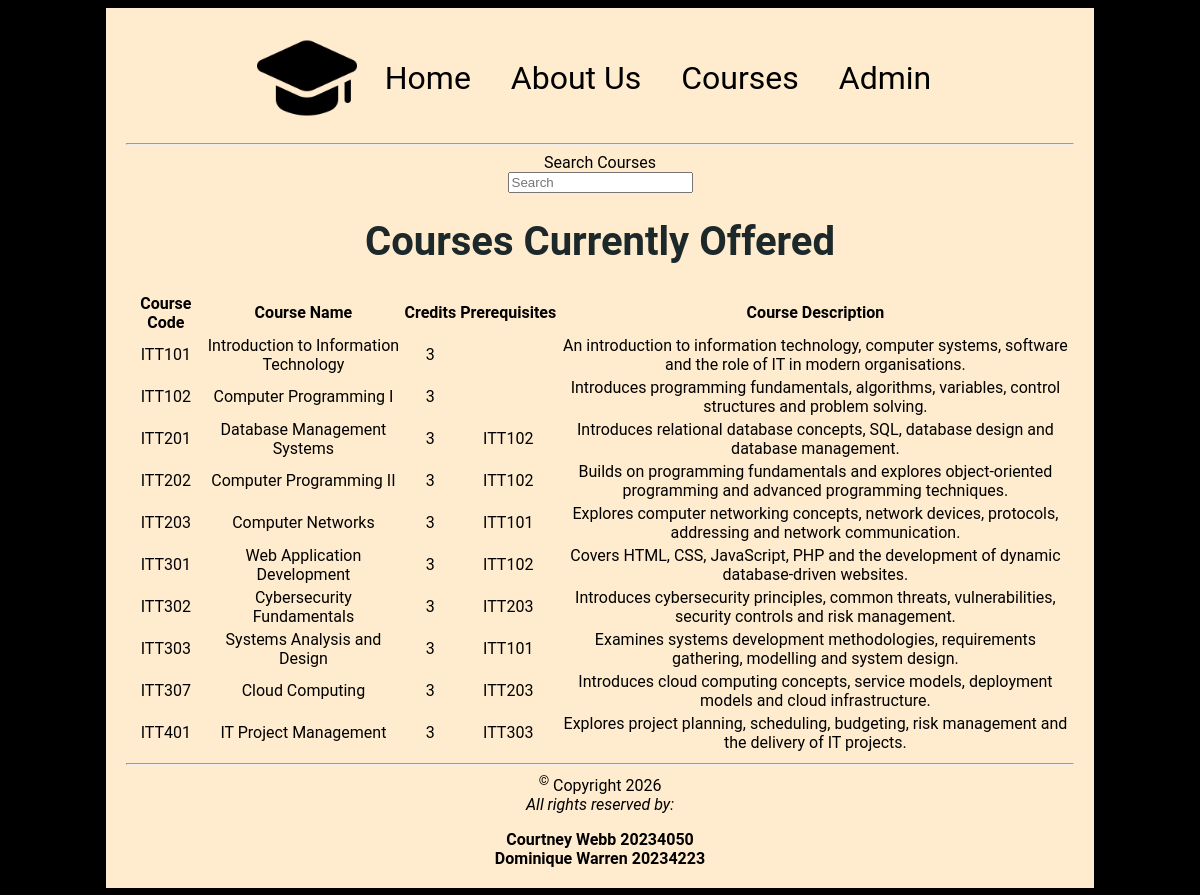
/courses.php, run on the app's committed database.
### tables this page shows
CREATE TABLE `courses` (
  `id` int NOT NULL AUTO_INCREMENT,
  `code` varchar(6) NOT NULL,
  `name` varchar(150) NOT NULL,
  `credits` int NOT NULL,
  `prerequisites` varchar(255) DEFAULT NULL,
  `description` text NOT NULL,
  PRIMARY KEY (`id`),
  UNIQUE KEY `code` (`code`)
);

### courses.php (the view, shortened to what this page needs)
<?php
include('includes\header.php');
    $database= new Database();
    $db = $database->getConnection();
    $sql= 'SELECT * FROM courses';
    $stmt = $db->prepare($sql);
    $stmt->execute();
    $courses = $stmt->fetchALL();
?>
<body>
    <div id="content">
    <?php include('includes\nav.php'); ?>
    <form>
    <label>Search Courses</label><br>
    <input type="text" name="search" placeholder="Search">
    </form>
    <h1>Courses Currently Offered</h1>
    <table>
        <thead>
            <tr>
                <th>Course Code</th>
                <th>Course Name</th>
                <th>Credits</th>
                <th>Prerequisites</th>
                <th>Course Description</th>
            </tr>
            <?php
            foreach ($courses as $course) {
                echo "<tr>";
                echo "<td>{$course['code']}</td>";
                echo "<td>{$course['name']}</td>";
                echo "<td>{$course['credits']}</td>";
                echo "<td>{$course['prerequisites']}</td>";
                echo "<td>{$course['description']}</td>";
            }
            ?>
    </table>
    <?php include('includes\footer.php'); ?>
    </div>
</body>

### includes/header.php (shortened to what this page needs)
<!DOCTYPE html>
<html lang="en">
<head>
    <link rel="stylesheet" href="./css/style.css">
</head>

### includes/nav.php
<nav id="navigation" class="nav topnav">
    <img src="images/graduation.png" id="logo"/>
    <ul>
        <li class="admin"><a href="Admin.php" >Admin</a></li>
        <li><a href="Courses.php">Courses</a></li>
        <li><a href="about.php">About Us</a></li>
         <li><a href="index.php">Home</a></li>
    </ul>
</nav>
<hr>

### includes/footer.php (shortened to what this page needs)
<footer>
    <hr>
        <div class=""  >
            <span> <sup>&copy;</sup> Copyright 2026 </span> <br><i>All rights reserved by:</i>
            <br>
            <b>
            <span> Courtney Webb 20234050</span>
            <br>
            <span>Dominique Warren 20234223</span>
            </b>
          </div>
  </footer>

### css/style.css (style rules this page uses)
body { background-color: black; font-family: "Roboto", sans-serif; }
#content { text-align: center; background-color: blanchedalmond; margin:auto; width:80%; padding:20px; }
nav { display:inline-flex; z-index: 3; align-items: center; padding-bottom: 7px; }
.admin { color:red; }
nav img { padding:0px; height:100px; }
.nav ul { margin:0; padding:0; overflow:hidden; list-style: none ; display:inline-block; }
.topnav li { padding-left: 1em; float:right; }
.topnav li a { color: #000; text-decoration: none; display:block; padding: 12px; font-size: 2em; }
h1, h2, h3, h4, h5, h6 { color: #1c2829; text-align: center; }
h1 { font-size: 2.5rem; line-height: 110%; }

### data on the page
courses: code "ITT101", name "Introduction to Information Technology", credits "3", description "An introduction to information technology, computer systems, software and the role of IT in modern organisations."
courses: code "ITT102", name "Computer Programming I", credits "3", description "Introduces programming fundamentals, algorithms, variables, control structures and problem solving."
courses: code "ITT201", name "Database Management Systems", credits "3", prerequisites "ITT102", description "Introduces relational database concepts, SQL, database design and database management."
courses: code "ITT202", name "Computer Programming II", credits "3", prerequisites "ITT102", description "Builds on programming fundamentals and explores object-oriented programming and advanced programming techniques."
courses: code "ITT203", name "Computer Networks", credits "3", prerequisites "ITT101", description "Explores computer networking concepts, network devices, protocols, addressing and network communication."
courses: code "ITT301", name "Web Application Development", credits "3", prerequisites "ITT102", description "Covers HTML, CSS, JavaScript, PHP and the development of dynamic database-driven websites."
courses: code "ITT302", name "Cybersecurity Fundamentals", credits "3", prerequisites "ITT203", description "Introduces cybersecurity principles, common threats, vulnerabilities, security controls and risk management."
courses: code "ITT303", name "Systems Analysis and Design", credits "3", prerequisites "ITT101", description "Examines systems development methodologies, requirements gathering, modelling and system design."
courses: code "ITT307", name "Cloud Computing", credits "3", prerequisites "ITT203", description "Introduces cloud computing concepts, service models, deployment models and cloud infrastructure."
courses: code "ITT401", name "IT Project Management", credits "3", prerequisites "ITT303", description "Explores project planning, scheduling, budgeting, risk management and the delivery of IT projects."
